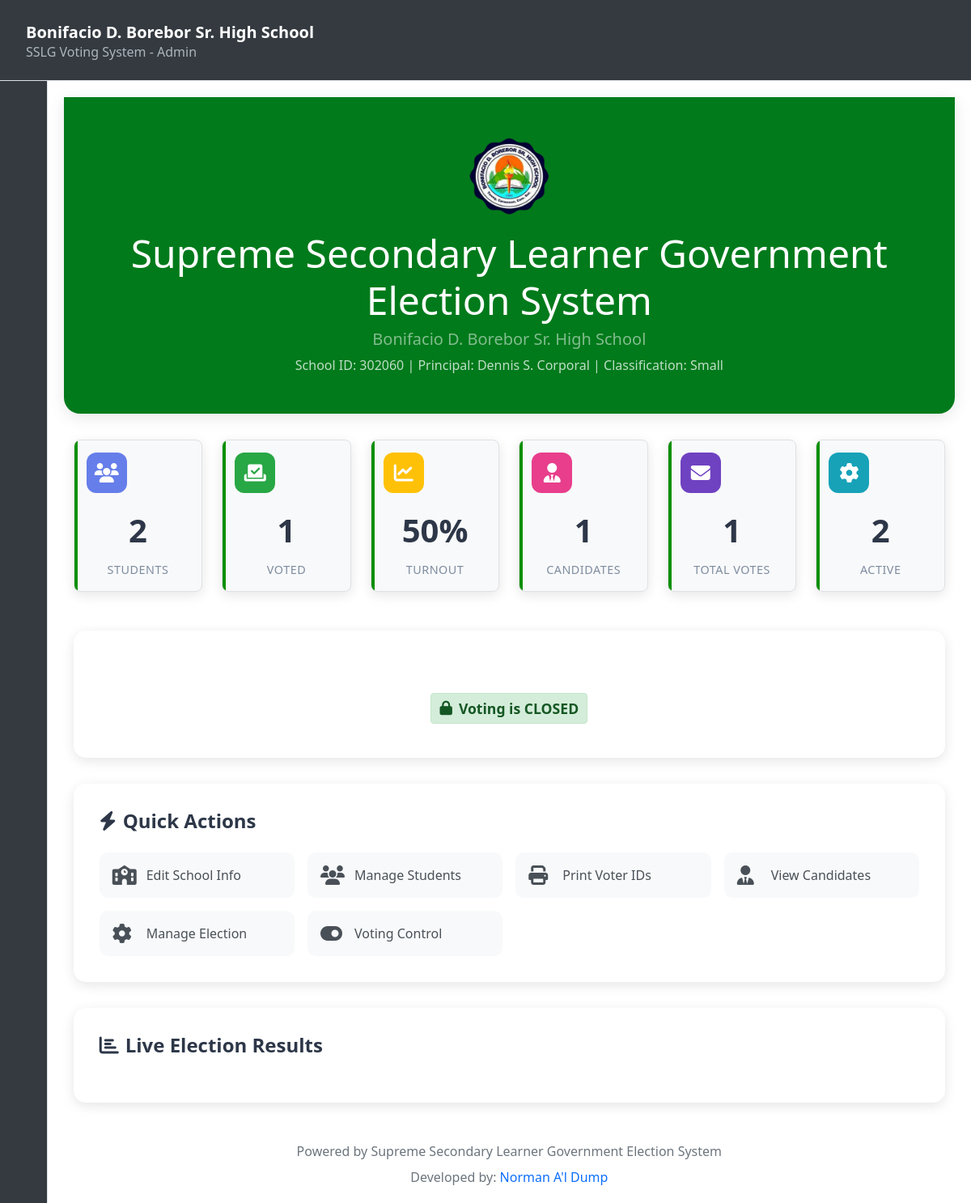
/admin/index.php (signed in), run on the app's committed database.
### tables this page shows
CREATE TABLE school_info (
            id INTEGER PRIMARY KEY AUTOINCREMENT,
            school_name TEXT NOT NULL DEFAULT 'Supreme Secondary Learner Government',
            school_address TEXT,
            school_logo TEXT,
            contact_email TEXT,
            contact_phone TEXT,
            created_at TEXT DEFAULT CURRENT_TIMESTAMP,
            updated_at TEXT DEFAULT CURRENT_TIMESTAMP
        , school_id_no TEXT DEFAULT NULL, principal_name TEXT DEFAULT NULL, logo_path TEXT);

### admin/index.php (the view, shortened to what this page needs)
<?php
$db = getDBConnection();
$election_status = $db->query("SELECT is_open FROM election_settings ORDER BY id DESC LIMIT 1")->fetch();
$voting_closed = $election_status['is_open'] == 0;
$db = getDBConnection();
$school_info = $db->query("SELECT * FROM school_info LIMIT 1")->fetch();
$election_settings = $db->query("SELECT logo_path, theme_color FROM election_settings ORDER BY id DESC LIMIT 1")->fetch();
$settings = [
    'school_name' => $school_info['school_name'] ?? 'Sample High School',
    'school_id' => $school_info['school_id_no'] ?? 'SHS-2026',
    'principal' => $school_info['principal_name'] ?? 'Dr. Juan Santos',
    'logo_path' => $election_settings['logo_path'] ?? '../assets/images/logo_1770105233.png',
    'theme_color' => $election_settings['theme_color'] ?? '#343a40',
    'school_classification' => 'Small'
];
$school_level = $settings['school_level'] ?? 'Junior High School';
if ($school_level === 'Elementary') {
    $system_title = "Supreme Elementary Learner Government Election System";
} else {
    $system_title = "Supreme Secondary Learner Government Election System";
}
$db = getDBConnection();
$total_students = $db->query("SELECT COUNT(*) FROM users WHERE role = 'voter'")->fetchColumn();
$voted_students = $db->query("SELECT COUNT(DISTINCT voter_id) FROM votes")->fetchColumn();
$turnout = $total_students > 0 ? round(($voted_students / $total_students) * 100, 2) : 0;
$total_candidates = $db->query("SELECT COUNT(*) FROM candidates")->fetchColumn();
$total_votes = $db->query("SELECT COUNT(*) FROM votes")->fetchColumn();
include '../includes/admin_header.php';
include '../includes/admin_sidebar.php';
?>
<div class="admin-content">
    <div class="dashboard-header">
        <div class="container text-center">
            <?php if (file_exists($settings['logo_path'])): ?>
                <img src="<?= $settings['logo_path'] ?>" alt="School Logo" class="school-logo mb-3">
            <?php else: ?>
                <div class="school-logo bg-white d-inline-flex align-items-center justify-content-center mb-3" style="color: #667eea; font-weight: bold; font-size: 1.5em;">LOGO</div>
            <?php endif; ?>
            <h1 class="display-5 mb-2 font-weight-bold"><?= htmlspecialchars($system_title) ?></h1>
            <h2 class="h5 text-white-50 mb-2"><?= htmlspecialchars($settings['school_name']) ?></h2>
            <p class="mb-0 opacity-75">School ID: <?= htmlspecialchars($settings['school_id']) ?> | Principal: <?= htmlspecialchars($settings['principal']) ?> | Classification: <?= htmlspecialchars($settings['school_classification']) ?></p>
        </div>
    </div>
    <div class="container-fluid">
        <div class="row mb-4">
            <div class="col-lg-2 col-md-4 col-sm-6">
                <div class="stat-card students">
                    <div class="stat-icon">
                        <i class="fas fa-users"></i>
                    </div>
                    <div class="stat-value"><?= $total_students ?></div>
                    <div class="stat-label">Students</div>
                </div>
            </div>
            <div class="col-lg-2 col-md-4 col-sm-6">
                <div class="stat-card voted">
                    <div class="stat-icon">
                        <i class="fas fa-vote-yea"></i>
                    </div>
                    <div class="stat-value"><?= $voted_students ?></div>
                    <div class="stat-label">Voted</div>
                </div>
            </div>
            <div class="col-lg-2 col-md-4 col-sm-6">
                <div class="stat-card turnout">
                    <div class="stat-icon">
                        <i class="fas fa-chart-line"></i>
                    </div>
                    <div class="stat-value"><?= $turnout ?>%</div>
                    <div class="stat-label">Turnout</div>
                </div>
            </div>
            <div class="col-lg-2 col-md-4 col-sm-6">
                <div class="stat-card candidates">
                    <div class="stat-icon">
                        <i class="fas fa-user-tie"></i>
                    </div>
                    <div class="stat-value"><?= $total_candidates ?></div>
                    <div class="stat-label">Candidates</div>
                </div>
            </div>
            <div class="col-lg-2 col-md-4 col-sm-6">
                <div class="stat-card votes">
                    <div class="stat-icon">
                        <i class="fas fa-envelope"></i>
                    </div>
                    <div class="stat-value"><?= $total_votes ?></div>
                    <div class="stat-label">Total Votes</div>
                </div>
            </div>
            <div class="col-lg-2 col-md-4 col-sm-6">
                <div class="stat-card">
                    <div class="stat-icon" style="background: #17a2b8; color: white;">
                        <i class="fas fa-cog"></i>
                    </div>
                    <div class="stat-value">
                        <?php
                        $active_students = $db->query("SELECT COUNT(*) FROM users WHERE role = 'voter' AND is_active = 1")->fetchColumn();
                        echo $active_students;
                        ?>
                    </div>
                    <div class="stat-label">Active</div>
                </div>
            </div>
        </div>
        <div class="voting-status">
            <h4 class="mb-3">Election Status</h4>
            <?php if ($voting_closed): ?>
                <div class="status-indicator status-closed">
                    <i class="fas fa-lock me-2"></i>
                    Voting is CLOSED
                </div>
            <?php endif; ?>
        </div>
        <div class="quick-actions">
            <h4><i class="fas fa-bolt me-2"></i>Quick Actions</h4>
            <div class="action-grid">
                <a href="school.php" class="action-btn">
                    <i class="fas fa-school"></i>
                    <span>Edit School Info</span>
                </a>
                <a href="students.php" class="action-btn">
                    <i class="fas fa-users"></i>
                    <span>Manage Students</span>
                </a>
                <a href="print_ids.php" class="action-btn">
                    <i class="fas fa-print"></i>
                    <span>Print Voter IDs</span>
                </a>
                <a href="candidates.php" class="action-btn">
                    <i class="fas fa-user-tie"></i>
                    <span>View Candidates</span>
                </a>
                <a href="election.php" class="action-btn">
                    <i class="fas fa-cog"></i>
                    <span>Manage Election</span>
                </a>
                <a href="../admin_login.php" class="action-btn">
                    <i class="fas fa-toggle-on"></i>
                    <span>Voting Control</span>
                </a>
            </div>
        </div>
        <div class="results-section">
            <h4><i class="fas fa-chart-bar me-2"></i>Live Election Results</h4>
        </div>
        <div class="text-center mt-5 text-muted">
            <p class="mb-2">Powered by <?= htmlspecialchars($system_title) ?></p>
            <p class="mb-0">Developed by: <a href="https://www.facebook.com/Dealca27" target="_blank" class="text-primary text-decoration-none">Norman A'l Dump</a></p>
        </div>
    </div>
</div>
<?php
include '../includes/admin_footer.php';
?>

### assets/css/style.css (style rules this page uses)
body { font-family: 'Segoe UI', Tahoma, Geneva, Verdana, sans-serif; background-color: #fff; }
.stat-label { font-size: 0.9em; opacity: 0.9; }

### assets/css/admin_style.css (style rules this page uses)
:root { --bg-color: #ffffff; --text-color: #ffffff; --card-bg: #fff; --card-border: #dee2e6; --sidebar-bg: #343a40; --sidebar-text: #adb5bd; --sidebar-text-active: #fff; --header-bg: #343a40; --header-text: #fff; --table-border: #dee2e6; }
body { background-color: var(--bg-color); color: var(--text-color); transition: background-color 0.3s, color 0.3s; }
.admin-content h2, .admin-content h1, .admin-content h4 { color: var(--text-color); margin-bottom: 20px; }

### includes/admin_header.php (style rules this page uses)
.admin-content .stat-card { background: #f8f9fa; padding: 15px; border-radius: 8px; text-align: center; border: 1px solid #dfe1e5; }
.admin-content .stat-value { font-size: 1.8em; font-weight: bold; color: #202124; display: block; }
.admin-content .stat-label { font-size: 0.8em; color: #5f6368; }
.admin-content .status-indicator { background: #d4edda; color: #155724; padding: 5px 10px; border-radius: 4px; font-weight: bold; margin-bottom: 10px; border: 1px solid #c3e6cb; }

### data on the page
school_info: school_name "Bonifacio D. Borebor Sr. High School", school_id_no "302060", principal_name "Dennis S. Corporal"

### other printed values
SCHOOL_NAME "Bonifacio D. Borebor Sr. High School"
$system_title "Supreme Secondary Learner Government Election System"
$settings['school_classification'] "Small"
$total_students "2"
$voted_students "1"
$turnout "50"
$total_candidates "1"
$total_votes "1"
$active_students "2"
